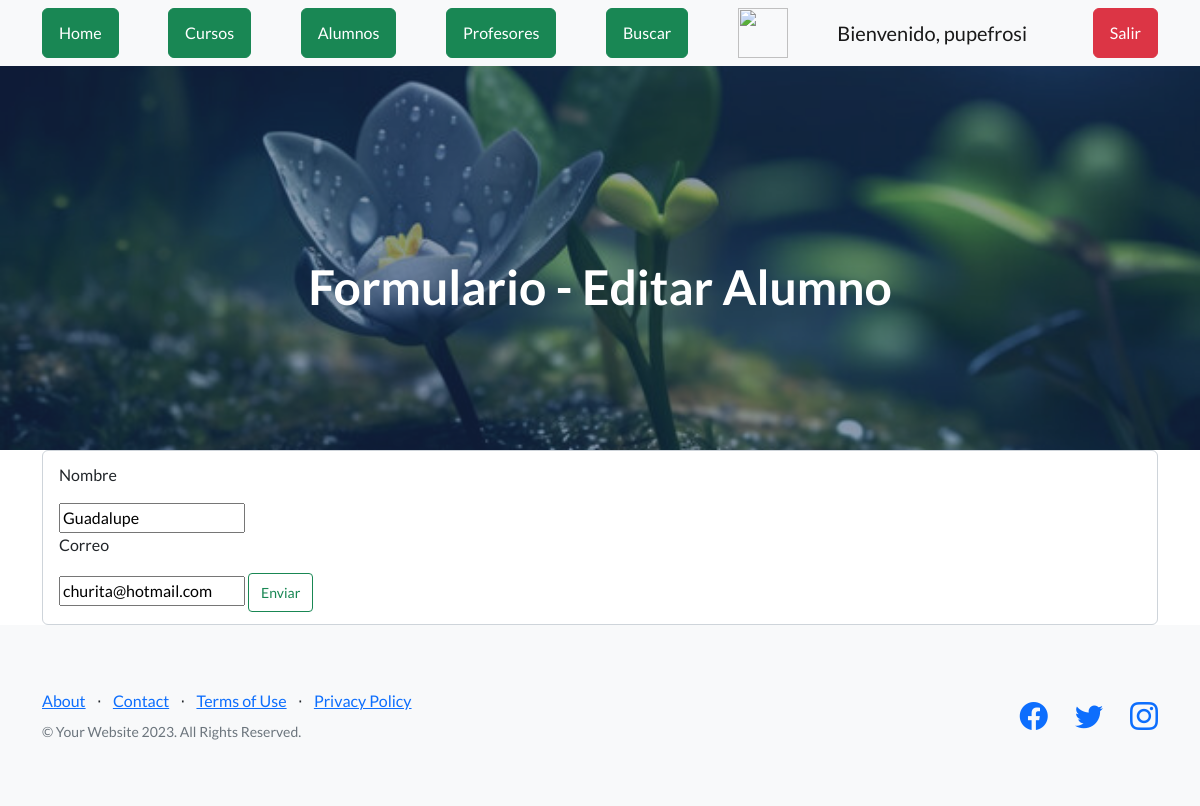
Page /AppCoder/editar_alumno/1 (signed in) on the earlier database version.
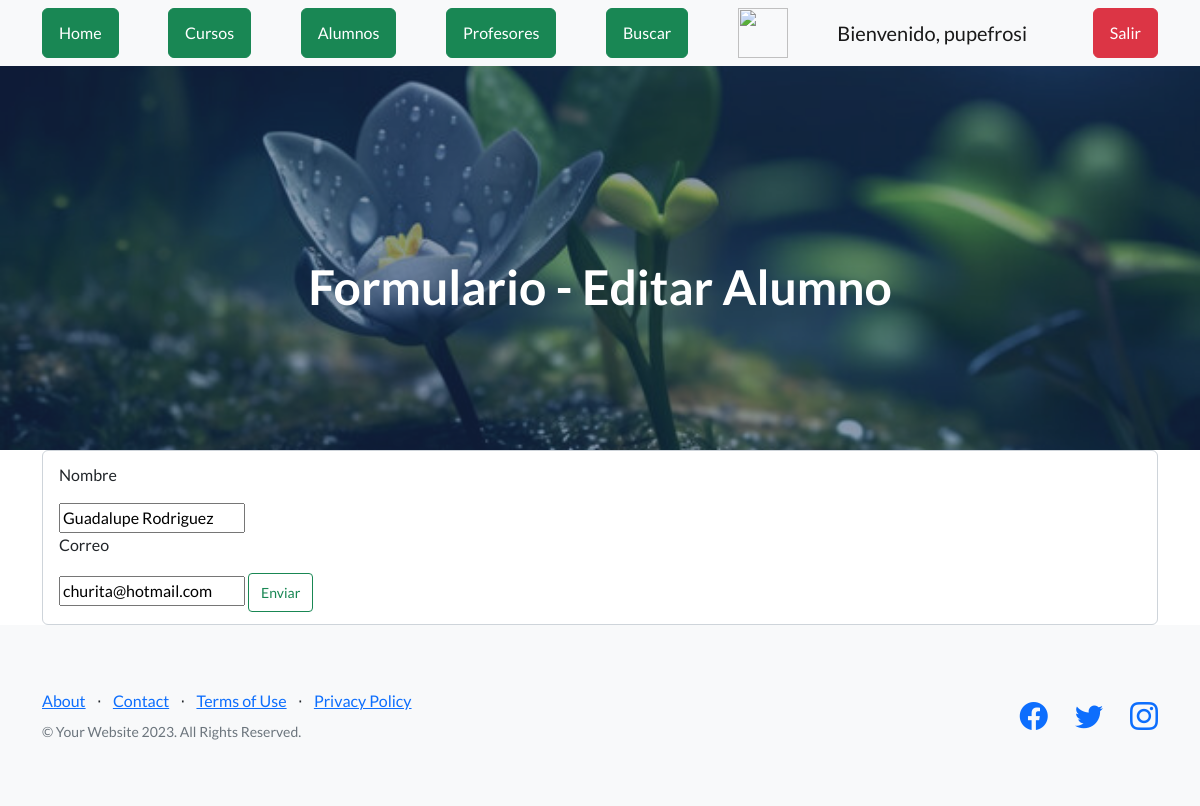
Same page on the later database version.
### AppCoder/models.py (models this page shows, shortened)
class Alumno(models.Model):
    nombre = models.CharField(max_length=100)
    correo = models.EmailField()

### AppCoder/views.py (the view)
# urls.py: path("editar_alumno/<int:id>", views.editar_alumno, name="editar_alumno"),
@login_required
def editar_alumno(request, id):
    alumno = Alumno.objects.get(id=id)
    if request.method == "POST":
        mi_formulario = Alumno_formulario( request.POST )
        if mi_formulario.is_valid():
            datos = mi_formulario.cleaned_data
            alumno.nombre = datos["nombre"]
            alumno.correo = datos["correo"]
            alumno.save()
        alumno = Alumno.objects.all()
        return render(request, "alumnos.html", {"alumnos":alumno})
    else:
        mi_formulario = Alumno_formulario(initial={"nombre":alumno.nombre, "correo":alumno.correo})
    avatares = Avatar.objects.filter(user=request.user.id)
    return render(request, "editar_alumno.html", {"mi_formulario":mi_formulario, "alumno":alumno, 'url': avatares[0].imagen.url if avatares.exists() else None})

### AppCoder/forms.py
class Alumno_formulario(forms.Form):
    nombre = forms.CharField(max_length=100)
    correo = forms.EmailField()

### AppCoder/template/editar_alumno.html (shortened to what this page needs)
{% extends 'padre.html' %}
{% load static %}
{% block h1 %} Formulario - Editar Alumno {% endblock %}
{% block contenido %}
    <main class="container-lg">
        <form class="form-control" action="{% url 'editar_alumno' alumno.id %}" method="POST">
            <p>Nombre</p>
            {{mi_formulario.nombre}}
            <p>Correo</p>
            {{mi_formulario.correo}}
            <button class="btn btn-outline-success btn-sm">Enviar</button>
        </form>
    </main>
{% endblock %}

Differences in the rows shown:
changed Alumno "churita@hotmail.com": nombre "Guadalupe" → "Guadalupe Rodriguez"
